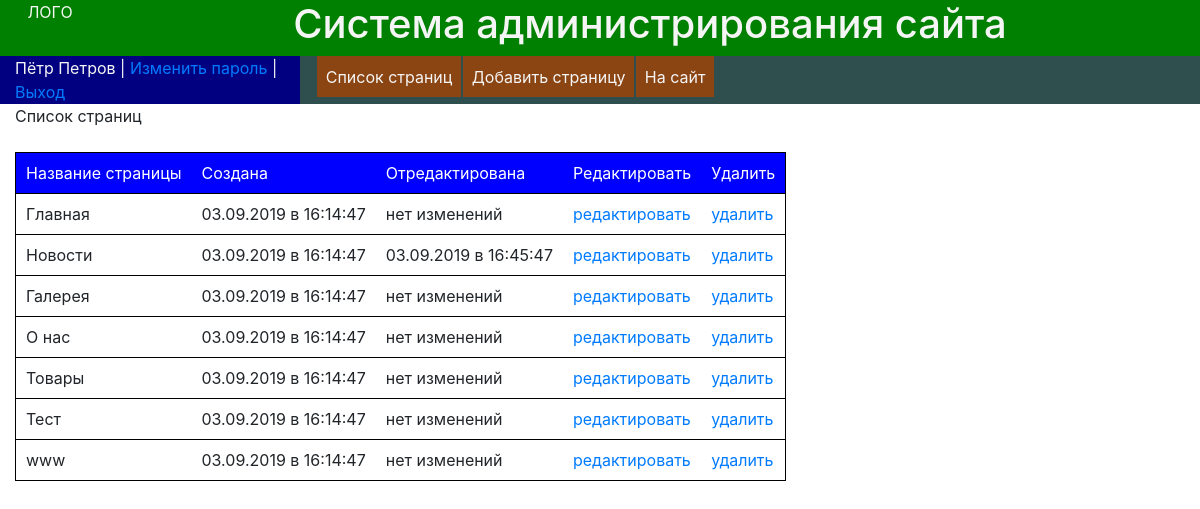
The page /site/admin/index.php?page=pagelist (signed in) on the database its author committed.
### tables this page shows
CREATE TABLE `pages` (
  `id` int(2) NOT NULL AUTO_INCREMENT,
  `menu_name` varchar(50) DEFAULT NULL,
  `content` text,
  `visible_in_main_menu` enum('0','1') DEFAULT NULL,
  `created_at` int(20) DEFAULT NULL,
  `updated_at` int(20) DEFAULT NULL,
  PRIMARY KEY (`id`)
);

### site/admin/index.php (called while the page is built)
<?php
require_once "header.php";
require_once "config/ini.php";
require_once "router.php";
require_once "footer.php";

### site/admin/config/ini.php (called while the page is built, shortened)
<?php
spl_autoload_register(function ($name)
{
    $name = str_replace('\\', '/', $name);
});
$pages = new CPage();

### site/admin/app/classes/Db.php (called while the page is built, shortened)
<?php
class Db extends Config
{
    protected $connection;
    public function __construct()
    {
        if($this->connection = mysqli_connect($this->host,$this->user,$this->pass,$this->db))
        {
            mysqli_query($this->connection,"SET NAMES UTF8");
        }
    }
    public function sql($query)
    {
        if($query)
        {
            try
            {
                $result = mysqli_query($this->connection,$query);
                while ($row = mysqli_fetch_assoc($result))
                {
                    $pages[] = $row;
                }
                return $pages;
            }catch (Exception $e) {
                echo 'возникла ошибка: ',  $e->getMessage(), "\n";
            }
        }
    }
}

### site/admin/app/classes/MPage.php (called while the page is built, shortened)
<?php
class MPage extends Db
{
    protected function getPagesList()
    {
        $result = $this->sql("SELECT id, menu_name, created_at, updated_at FROM pages");
        return $result;
    }
}

### site/admin/app/classes/CPage.php (called while the page is built, shortened)
<?php
class CPage extends MPage
{
    public function pagesList()
    {
        return $this->getPagesList();
    }
}

### site/admin/views/Vpagelist.php (the view)
Список страниц<br><br>
<table id="pagelist">
    <tr class="table_header">
        <td>Название страницы</td>
        <td>Создана</td>
        <td>Отредактирована</td>
        <td>Редактировать</td>
        <td>Удалить</td>
    </tr>
<?php
$all_pages = $pages->pagesList();
foreach ($all_pages as $page)
{
?>
    <tr>
        <td><?=$page['menu_name']?></td>
        <td><?=date('d.m.Y в H:i:s', $page['created_at'])?></td>
        <td>
            <?php
            if($page['updated_at'])
            {
                echo date('d.m.Y в H:i:s', $page['updated_at']);
            }
            else
            {
                echo "нет изменений";
            }
            ?>
        </td>
        <td><a href='index.php?page=pageedit&id=<?=$page['id']?>'>редактировать</a></td>
        <td><a href='index.php?page=pagedelete&id=<?=$page['id']?>'>удалить</td>
    </tr>
<?php
}
?>
</table>

### site/admin/style/style.css (style rules this page uses)
#pagelist { border-collapse: collapse; border: 1px solid black; }
#pagelist td { padding: 10px; border-bottom: 1px solid black; }
#pagelist .table_header td { background-color: blue; color: white; }

### rows shown on the page
pages: menu_name "Главная", created_at "03.09.2019 в 16:14:47", shows "нет изменений"
pages: menu_name "Новости", created_at "03.09.2019 в 16:14:47", updated_at "03.09.2019 в 16:45:47"
pages: menu_name "Галерея", created_at "03.09.2019 в 16:14:47", shows "нет изменений"
pages: menu_name "О нас", created_at "03.09.2019 в 16:14:47", shows "нет изменений"
pages: menu_name "Товары", created_at "03.09.2019 в 16:14:47", shows "нет изменений"
pages: menu_name "Тест", created_at "03.09.2019 в 16:14:47", shows "нет изменений"
pages: menu_name "www", created_at "03.09.2019 в 16:14:47", shows "нет изменений"

### other values the page prints
$_SESSION['loged'] "Пётр Петров"
